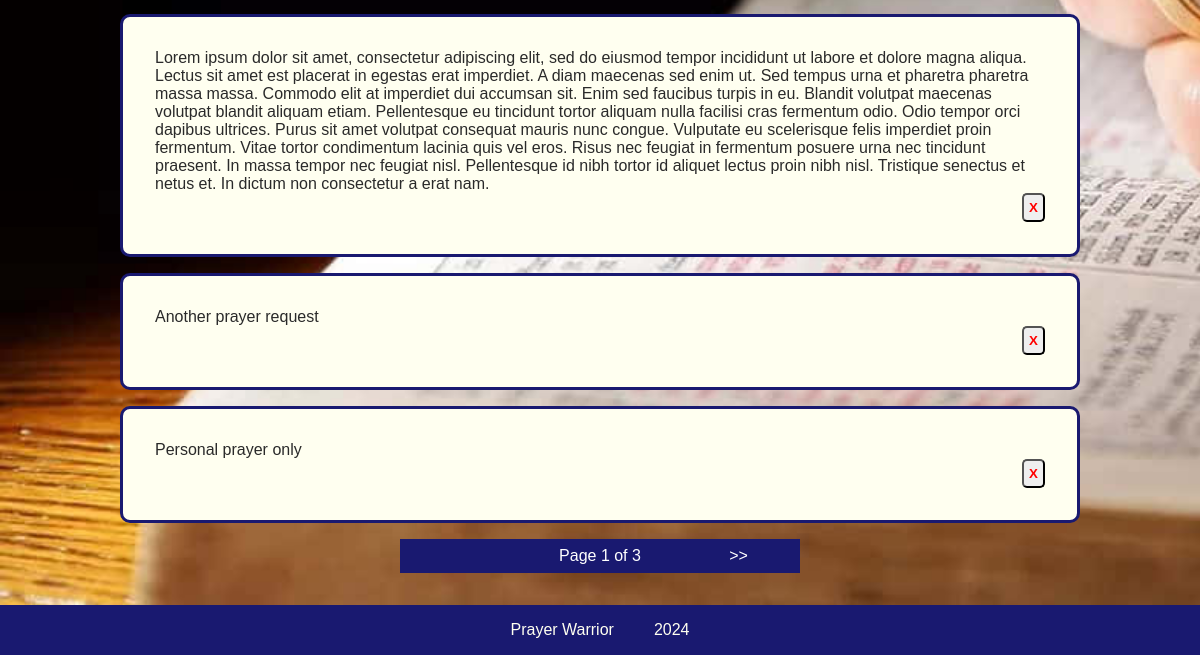
The page /app/personal-prayer/ (signed in, lower part) on the database as committed earlier.
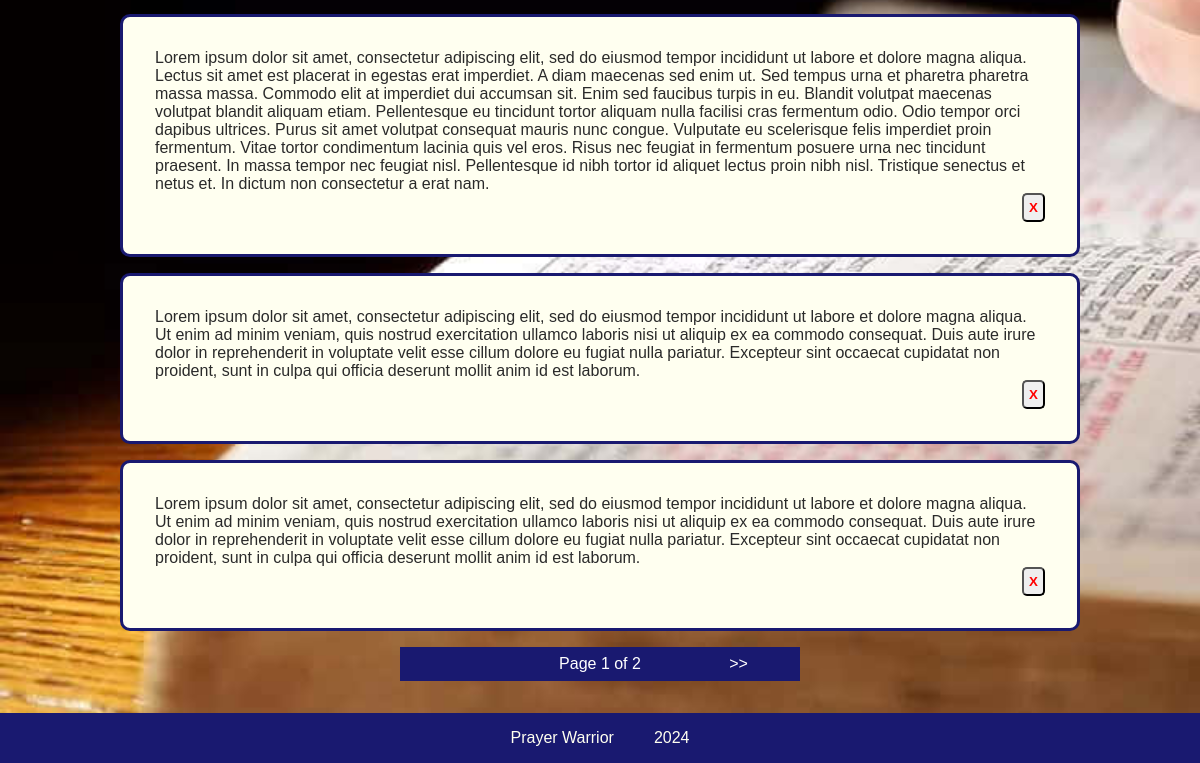
The same page on the database as committed later.
### app/models.py (models this page shows, shortened)
class PrayerRequest(models.Model):
    datetime = models.DateTimeField(auto_now_add=True)
    user = models.ForeignKey(User, on_delete=models.CASCADE)
    content = models.TextField()
    answered = models.BooleanField(default=False)

### app/views.py (the view)
# urls.py: path("personal-prayer/", views.PersonalPrayerView.as_view(), name="personal-prayer"),
class PersonalPrayerView(LoginRequiredMixin, generic.ListView):
    model = PrayerRequest
    login_url = reverse_lazy("login")
    template_name = "app/personal-prayer.html"
    paginate_by = 6
    def get_context_data(self, **kwargs):
        context = super().get_context_data(**kwargs)
        context["prayer_request_list"] = self.model.objects.filter(user=self.request.user)
        return context
    def get_queryset(self):
        queryset = super().get_queryset()
        prayer_request_list = self.model.objects.filter(user=self.request.user)
        if prayer_request_list:
            queryset = prayer_request_list
        return queryset

### app/templates/app/personal-prayer.html (shortened to what this page needs)
{% extends "app/navbar.html" %}
{% load static %}
{% block page-style %} <link rel="stylesheet" href="{% static 'app/personal-prayer.css' %}"> {% endblock %}
{% block content %}
<div class="page-container">
{% if prayer_request_list %}
    <div class="flex-container">
    {% for prayer_request in page_obj %}
        <div class="prayer-request">
            <div>{{ prayer_request.content }}</div>
            <button type="button" class="delete-button">X</button>
        </div>
    {% endfor %}
    </div>
{% else %}
    <p>No items</p>
{% endif %}
    <div class="pagination">
        <div class="previous">
        </div>
        <div class="current-page">
            Page {{ page_obj.number }} of {{ page_obj.paginator.num_pages }}
        </div>
        <div class="next">
            {% if page_obj.has_next %}
                <a href="?page={{ page_obj.next_page_number }}">>></a>
            {% else %}
                <p class="hidden">>></p>
            {% endif %}
        </div>
    </div>
</div>
{% endblock %}

Rows that differ between the two databases and show on the page:
removed PrayerRequest: content "Another prayer request"
removed PrayerRequest: content "Personal prayer only"
now on this page (row unchanged): PrayerRequest: content "Lorem ipsum dolor sit amet, consectetur adipiscing elit, sed do eiusmod tempor incididunt ut labore et dolore magna aliqua. Ut enim ad minim veniam, quis nostrud exercitation ullamco laboris nisi ut aliquip ex ea commodo consequat. Duis aute irure dolor in reprehenderit in voluptate velit esse cillum dolore eu fugiat nulla pariatur. Excepteur sint occaecat cupidatat non proident, sunt in culpa qui officia deserunt mollit anim id est laborum."
now on this page (row unchanged): PrayerRequest: content "Lorem ipsum dolor sit amet, consectetur adipiscing elit, sed do eiusmod tempor incididunt ut labore et dolore magna aliqua. Ut enim ad minim veniam, quis nostrud exercitation ullamco laboris nisi ut aliquip ex ea commodo consequat. Duis aute irure dolor in reprehenderit in voluptate velit esse cillum dolore eu fugiat nulla pariatur. Excepteur sint occaecat cupidatat non proident, sunt in culpa qui officia deserunt mollit anim id est laborum."
Other text that changed with them:
{{ page_obj.paginator.num_pages }}: "3" → "2"
